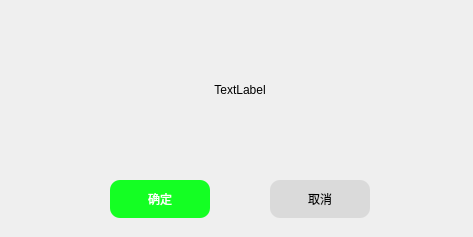
<?xml version="1.0" encoding="UTF-8"?>
<ui version="4.0">
 <class>Dialog</class>
 <widget class="QDialog" name="Dialog">
  <property name="geometry">
   <rect>
    <x>0</x>
    <y>0</y>
    <width>473</width>
    <height>237</height>
   </rect>
  </property>
  <property name="windowTitle">
   <string>Dialog</string>
  </property>
  <widget class="QPushButton" name="cancel_btn">
   <property name="geometry">
    <rect>
     <x>270</x>
     <y>180</y>
     <width>100</width>
     <height>38</height>
    </rect>
   </property>
   <property name="styleSheet">
    <string notr="true">font: 10pt &quot;Microsoft YaHei UI&quot;;
background-color: rgb(218, 218, 218);
border-radius:10px;</string>
   </property>
   <property name="text">
    <string>取消</string>
   </property>
  </widget>
  <widget class="QLabel" name="content_lable">
   <property name="geometry">
    <rect>
     <x>50</x>
     <y>30</y>
     <width>380</width>
     <height>120</height>
    </rect>
   </property>
   <property name="minimumSize">
    <size>
     <width>380</width>
     <height>120</height>
    </size>
   </property>
   <property name="styleSheet">
    <string notr="true">font: 16pt &quot;Microsoft YaHei UI&quot;;</string>
   </property>
   <property name="text">
    <string>TextLabel</string>
   </property>
   <property name="alignment">
    <set>Qt::AlignCenter</set>
   </property>
  </widget>
  <widget class="QPushButton" name="ok_btn">
   <property name="geometry">
    <rect>
     <x>110</x>
     <y>180</y>
     <width>100</width>
     <height>38</height>
    </rect>
   </property>
   <property name="styleSheet">
    <string notr="true">font: 10pt &quot;Microsoft YaHei UI&quot;;
color:#fff;
background-color: rgb(20, 255, 35);
border-radius:10px;</string>
   </property>
   <property name="text">
    <string>确定</string>
   </property>
  </widget>
 </widget>
 <resources/>
 <connections/>
</ui>
